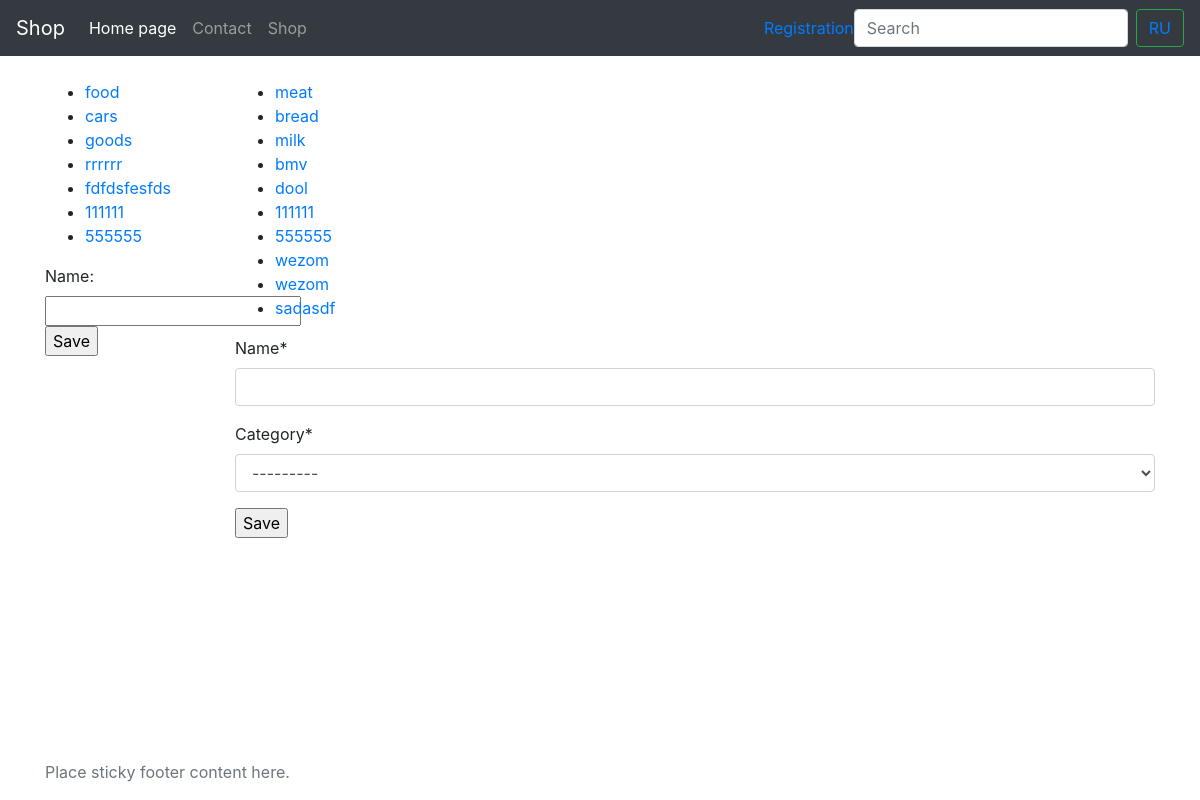
Page /en/shop on the earlier database version.
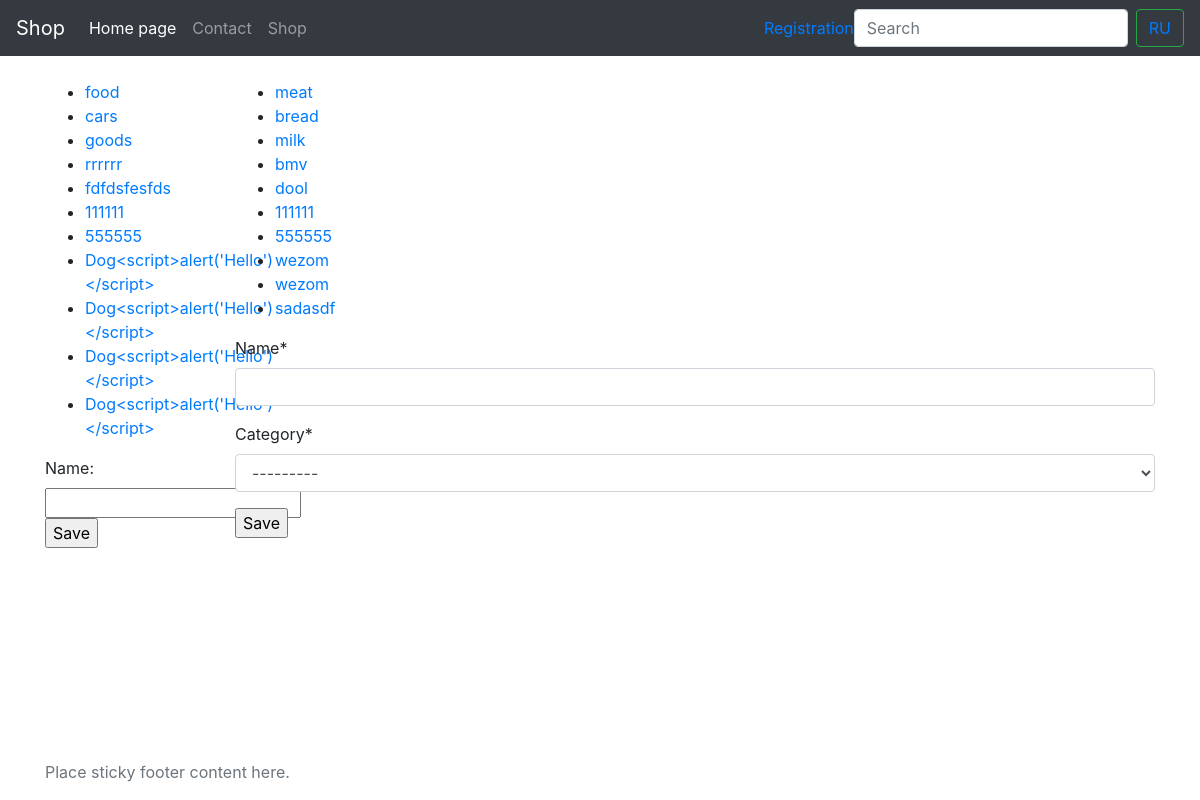
Same page on the later database version.
### shop/models.py (models this page shows, shortened)
class Category(models.Model):
    name = models.CharField(max_length=250)
    test = models.CharField(max_length=250, null=True, blank=True)
    def __str__(self):
        return self.name

class Product(models.Model):
    category = models.ForeignKey(Category, on_delete=models.CASCADE)
    name = models.CharField(max_length=250)

### shop/views.py (the view)
# urls.py: path('shop', shop_list, name='shop-list'),
def shop_list(request,cat_id=0):
    if request.method == "POST":
        form = CategoryForm(request.POST)
        if form.is_valid():
            o = form.save()
    categories = Category.objects.all()
    form = CategoryForm()
    form_product = ProductForm()
    if cat_id == 0:
        products = Product.objects.all()
    else:
        products = Product.objects.filter(category_id=cat_id)
    return render(request, 'shoplist.html', {
        "categories": categories,
        "products": products,
        "form": form,
        "form_product": form_product
    })

### shop/forms.py
class CategoryForm(ModelForm):
    class Meta:
        model = Category
        fields = ['name']

class ProductForm(ModelForm):
    class Meta:
        model = Product
        fields = ['name', 'category']

### templates/shoplist.html (shortened to what this page needs)
{% load crispy_forms_tags %}
<!doctype html>
<html lang="en" class="h-100">
  <head>
    <link rel="stylesheet" href="https://cdn.jsdelivr.net/npm/bootstrap@4.6.0/dist/css/bootstrap.min.css">
  </head>
  <body class="d-flex flex-column h-100">
  {% include 'navbar.html' %}
<main role="main" class="flex-shrink-0">
  <div class="container">
    <div class="row" style="padding-top: 80px">
        <div class="col-2">
        <ul>
        {% for cat in categories %}
           <li>
           <a href="{% url 'shop-filter' cat_id=cat.id %}">
                {{ cat }}
           </a>
           </li>
        {% endfor %}
        </ul>
        <form method="POST" action="">
            {{ form }}
            <input type="submit" name="Save" value="Save" />
        </form>
        </div>
        <div class="col-10">
        <ul>
        {% for p in products %}
           <li>
           <a href="">
                {{ p.name }}
           </a>
           </li>
        {% endfor %}
        </ul>
        <form method="POST" action="{% url 'save-product' %}">
            {{ form_product|crispy }}
            <input type="submit" name="Save" value="Save" />
        </form>
        </div>
    </div>
  </div>
</main>
<footer class="footer mt-auto py-3">
  <div class="container">
    <span class="text-muted">Place sticky footer content here.</span>
  </div>
</footer>
  </body>
</html>

### templates/navbar.html (shortened to what this page needs)
{% load i18n %}
{% get_current_language as LANGUAGE_CODE %}
<header>
  <nav class="navbar navbar-expand-md navbar-dark fixed-top bg-dark">
    <a class="navbar-brand" href="#">{% trans 'Fixed navbar' %}</a>
    <div class="collapse navbar-collapse" id="navbarCollapse">
      <ul class="navbar-nav mr-auto">
        <li class="nav-item active">
          <a class="nav-link" href="/">{% trans 'Home' %}<span class="sr-only">(current)</span></a>
        </li>
        <li class="nav-item">
          <a class="nav-link" href="/contact">Contact</a>
        </li>
        <li class="nav-item">
          <a class="nav-link" href="{% url 'shop-list' %}" tabindex="-1" aria-disabled="true">Shop</a>
        </li>
      </ul>
      {% if user.is_authenticated %}
          <span style="color: red">             <a href="/cart">
              My cart
            </a>
            <a href="/logout">
             Logout
            </a>
            </span>
      {% else %}
        <span style="color: red">
            <a href="/registration">
              Registration
            </a>
            </span>
      {% endif %}
      <form class="form-inline mt-2 mt-md-0">
        <input class="form-control mr-sm-2" type="text" placeholder="Search" aria-label="Search">
        <button class="btn btn-outline-success my-2 my-sm-0" type="submit">
        {% if LANGUAGE_CODE == 'ru' %}
           <a href="/set/locale/en"> EN </a>
        {%  else %}
          <a href="/set/locale/ru"> RU </a>
        {% endif %}
        </button>
      </form>
    </div>
  </nav>
</header>

Differences in the rows shown:
added Category: name "Dog<script>alert('Hello')</script>"
added Category: name "Dog<script>alert('Hello')</script>"
added Category: name "Dog<script>alert('Hello')</script>"
added Category: name "Dog<script>alert('Hello')</script>"
